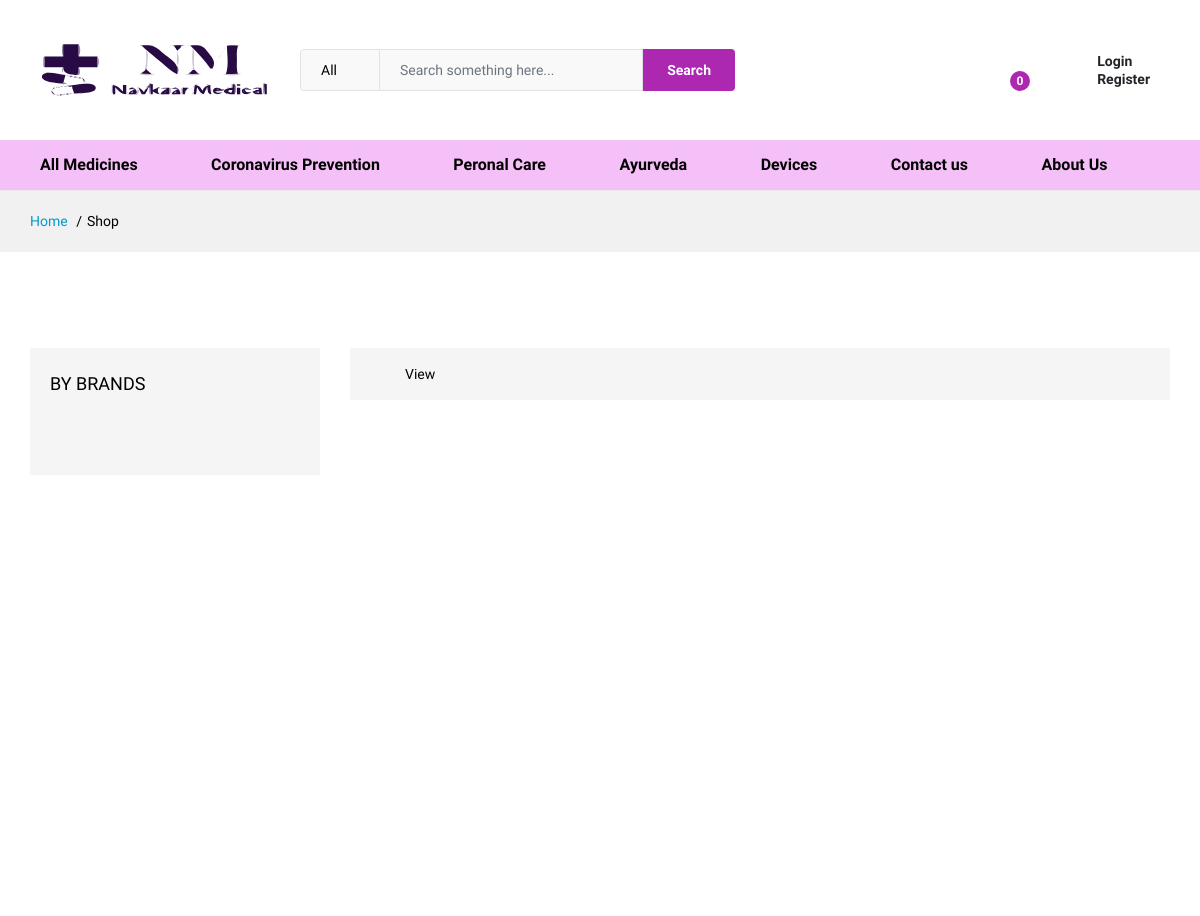
Before: /category/1 (upper part) with the older database file.
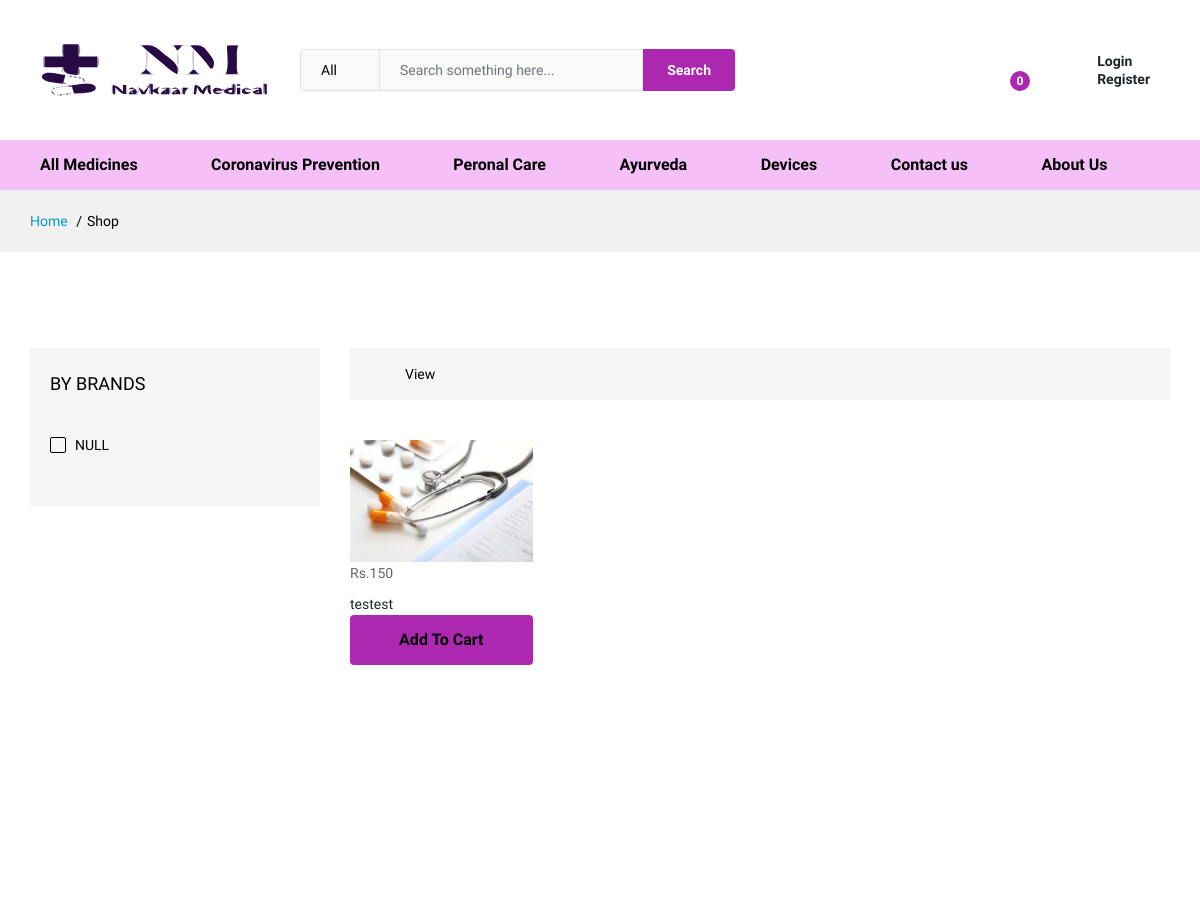
After: the same page with the newer database file.
### main/models.py (models this page shows)
class product(models.Model):
    medicinename=models.CharField(max_length=40)
    productdescription=models.TextField(default="NULL",null=True)
    keyingr=models.TextField(default="NULL",null=True)
    cat_id=models.ForeignKey(product_category, on_delete=models.CASCADE)
    prescriptiontype = (('T','True'),('F','False'))
    productpic = models.ImageField(null=True,blank=True ,upload_to = 'products')
    prescriptionreq = models.TextField(max_length=50, choices = prescriptiontype ,blank=True)
    mrp=models.IntegerField()
    medquantity=models.IntegerField()
    quantitydescription = models.CharField(max_length=50,default="Null",null=True,blank=True)
    meduses=models.TextField(max_length=80, null=True, default="NULL")
    safetyinfo=models.TextField(default="NULL",null=True)
    brand=models.CharField(max_length=100,null=True ,default="NULL")
    manufracturer=models.CharField(max_length=100 ,default="NULL", null=True)
    class Meta:
        ordering = ['medquantity'] #Sort in asc order
    def __str__(self):
        return self.medicinename

### main/views.py (the view)
# urls.py: path("category/<int:catid>",views.category, name = 'category'),
def category(request,catid):
    print(catid)
    try:
        spe = product_category.objects.get(pk=catid)
    except:
        return render(request,'main/404-page.html')
    print(spe)
    products_details = product.objects.filter(cat_id=spe)
    print(products_details)
    amount = 0
    cart_product = [p for p in cart.objects.all() if p.cus_id == request.user]
    for p in cart_product:
        tempamount = (p.quantity*p.product_id.mrp)
        amount+=tempamount
    totalpurchased = len(cart_product)
    brands = [we.brand for we in product.objects.filter(cat_id=spe)]
    brands = set(brands)
    print(brands)
    context = {'spe':spe,'value':products_details,'totalpurchased':totalpurchased,'brands':brands}
    return render(request,'main/shop-default.html',context)

### main/models.py (called while the page is built)
    def __str__(self):
        return self.cat_name

### main/templates/main/shop-default.html (shortened to what the changed rows need)
{% extends "main/test.html" %}
{% load static %}
{% block mainblock %}
    <div class="ps-page--shop">
        <div class="ps-container">
            <div class="ps-layout--shop">
                <div class="ps-layout__left">
                    <aside class="widget widget_shop">
                        <figure class="ps-custom-scrollbar" data-height="250">
                            {% for i in brands %}
                            <div class="ps-checkbox">
                                <label for="{{i}}">{{i}}</label>
                            </div>
                            {% endfor %}
                        </figure>
                    </aside>
                </div>
                <div class="ps-layout__right">
                    <div class="ps-shopping ps-tab-root">
                        <div class="ps-tabs">
                            <div class="ps-tab active" id="tab-1">
                                <div class="ps-shopping-product">
                                    <div class="row" id="filteredProducts">
                                        {% for j in value %}
                                        <div class="col-xl-2 col-lg-4 col-md-4 col-sm-6 col-6 ">
                                            <div class="ps-product__container">
                                                <div class="ps-product__thumbnail"><a href="{% url 'product_details' j.id %}"><img src="{{ j.productpic.url }}" alt=""></a>
                                                </div>
                                                <p class="ps-product__price sale">Rs.{{ j.mrp }}
                                                </p>
                                                <div class="ps-product__content"><a class="ps-product__title" href="{% url 'product_details' j.id %}">{{ j.medicinename }}</a>
                                                </div>
                                                {% if request.user.is_authenticated %}
                                                <div class="ps-product__add-to-cart"><button class="ps-btn ps-btn--fullwidth itee" pid={{j.id}} id = {{j.id}}>Add To Cart</button></div>
                                                {% else %}
                                                <div class="ps-product__add-to-cart"><a class="ps-btn ps-btn--fullwidth itee" pid={{j.id}} href="{% url 'login' %}">Add To Cart</a></div>
                                                {% endif %}
                                            </div>
                                        </div>
                                        {% endfor %}
                                    </div>
                                </div>
                            </div>
                        </div>
                    </div>
                </div>
            </div>
        </div>
    </div>
    {% endblock mainblock %}

Changed rows visible on the page:
added product: brands "NULL", productpic (picture), mrp "150", medicinename "testest"
